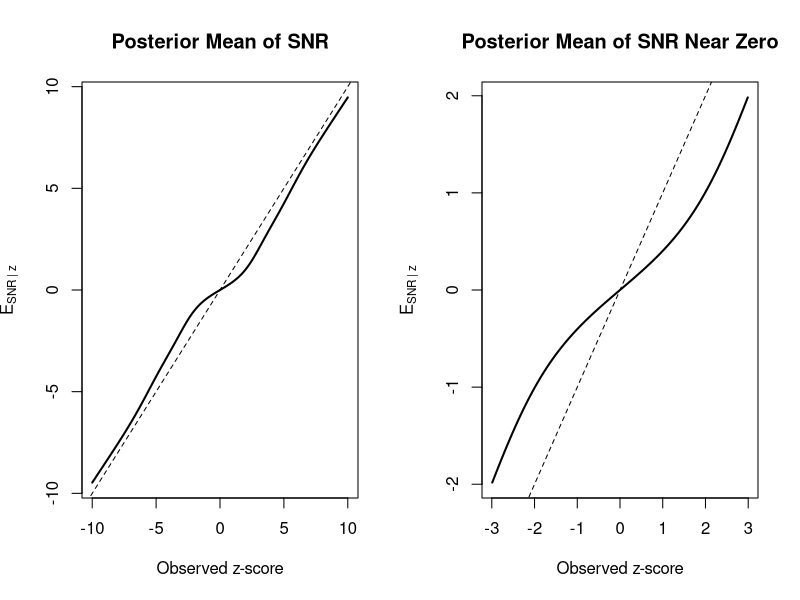

Reproduce this figure in R.
## ---- chunk 1
#| include: false
library(mixtools)

# Simulate (true lift, observed lift, standard error) triples from an 80/20
# mixture: most effects are small and Gaussian, a minority are heavy-tailed.
# Data are symmetrized to enforce a symmetric prior and avoid spurious
# finite-sample asymmetries.
simulate_experiments <- function(nexperiments = 2000, weights = c(0.8, 0.2)) {
  component_1 <- rnorm(nexperiments, 0, 0.05)
  component_2 <- 0.075 * rt(nexperiments, 5)
  ix <- sample(1:2, size = nexperiments, replace = TRUE, prob = weights)
  true_lifts <- cbind(component_1, component_2)[cbind(1:nexperiments, ix)]

  se_c1 <- runif(nexperiments, 0.01, 0.1)
  se_c2 <- runif(nexperiments, 0.075, 0.5)
  se <- cbind(se_c1, se_c2)[cbind(1:nexperiments, ix)]
  observed_lifts <- rnorm(nexperiments, true_lifts, se)

  list(
    true_lifts     = c(true_lifts, -true_lifts),
    observed_lifts = c(observed_lifts, -observed_lifts),
    se             = c(se, se)
  )
}

# Fit a K-component, mean-zero normal mixture to the z-scores.
fit_z_mixture <- function(z, K = 4) {
  normalmixEM(
    x = z,
    k = K,
    mu = rep(0, K),
    mean.constr = rep(0, K),
    maxit = 10000,
    epsilon = 1e-8
  )
}

# Posterior mean of the SNR given an observed z-score, under the fitted
# mixture. Each marginal z component with variance sigma_k^2 implies an SNR
# prior component with variance sigma_k^2 - 1.
posterior_snr_mean <- function(z, fit) {
  wk <- fit$lambda
  tau2 <- fit$sigma^2 - 1  # implied SNR prior variances

  if (any(tau2 < 0)) {
    stop("Some fitted marginal variances are less than 1, implying negative prior SNR variance.")
  }

  # p(z | k) weighted by mixture weight, then normalized to p(k | z).
  comp_lik <- sapply(seq_along(wk), function(k) {
    wk[k] * dnorm(z, mean = 0, sd = sqrt(tau2[k] + 1))
  })
  comp_lik <- matrix(comp_lik, nrow = length(z))
  post_w <- comp_lik / rowSums(comp_lik)

  # E[SNR | z, k] = tau_k^2 / (tau_k^2 + 1) * z, averaged over p(k | z).
  comp_post_means <- outer(z, tau2 / (tau2 + 1))
  rowSums(post_w * comp_post_means)
}
## ---- chunk 2
#| include: false
set.seed(1)
sim <- simulate_experiments()
z <- sim$observed_lifts / sim$se
fit <- fit_z_mixture(z, K = 4)
## ---- chunk 3
xx <- seq(-10, 10, 0.01)
posterior_snr <- posterior_snr_mean(xx, fit)

par(mfrow = c(1, 2))

plot(
  xx,
  posterior_snr,
  type = "l",
  lwd = 2,
  main = "Posterior Mean of SNR",
  xlab = "Observed z-score",
  ylab = expression(E[SNR ~ "|" ~ z])
)

abline(0, 1, lty = 2)

plot(
  xx[abs(xx) < 3.0],
  posterior_snr[abs(xx) < 3.0],
  type = "l",
  lwd = 2,
  main = "Posterior Mean of SNR Near Zero",
  xlab = "Observed z-score",
  ylab = expression(E[SNR ~ "|" ~ z])
)

abline(0, 1, lty = 2)
